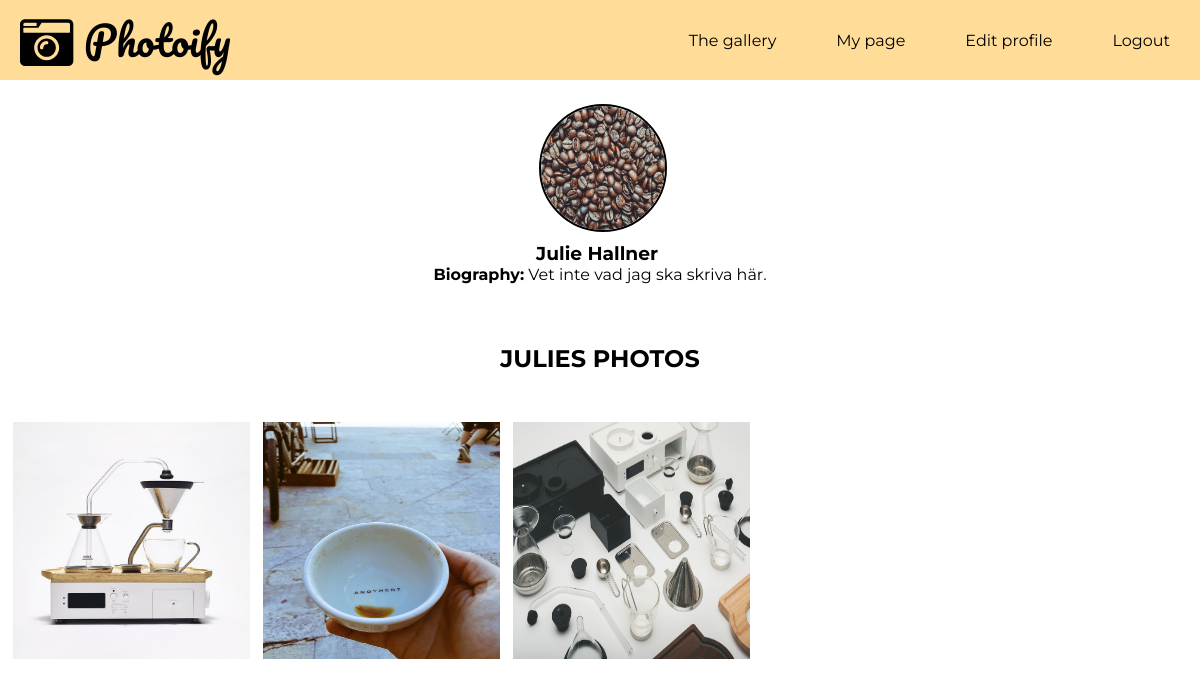
Page /visit_user.php?user_id=3 (signed in) on the committed database.
### tables this page shows
CREATE TABLE "users" (
	`user_id`	INTEGER NOT NULL PRIMARY KEY AUTOINCREMENT,
	`first_name`	TEXT NOT NULL,
	`last_name`	TEXT NOT NULL,
	`profile_pic`	TEXT DEFAULT 'default_profile.jpg',
	`email`	TEXT NOT NULL UNIQUE,
	`password`	TEXT NOT NULL,
	`bio`	TEXT
);

CREATE TABLE "posts" (
	`post_id`	INTEGER NOT NULL PRIMARY KEY AUTOINCREMENT,
	`post`	TEXT NOT NULL,
	`date`	TEXT,
	`user_id`	INTEGER,
	`content`	TEXT
);

### app/functions.php (called while the page is built, shortened)
<?php
function oneUser() {
    $config = require __DIR__.'/config.php';
    $pdo = new PDO($config['database_path']);
    $visitUser = filter_var($_GET['user_id'],FILTER_SANITIZE_STRING);
    $statement = $pdo->prepare(
        "SELECT *
        FROM users
        WHERE user_id = $visitUser");
        $statement->execute();
        $oneUser = $statement->fetch(PDO::FETCH_ASSOC);
        return $oneUser;
  }
    function visitUser() {
    $config = require __DIR__.'/config.php';
    $pdo = new PDO($config['database_path']);
    $visitUser = filter_var($_GET['user_id'],FILTER_SANITIZE_STRING);
    $newstatement = $pdo->prepare(
        "SELECT *
        FROM posts
        WHERE user_id = $visitUser
        ORDER BY date DESC");
        $newstatement->execute();
        $postsUser = $newstatement->fetchAll(PDO::FETCH_ASSOC);
        return $postsUser;
    }

### visit_user.php (the view, shortened to what this page needs)
<?php require __DIR__.'/views/header.php'; ?>
<?php if (isset($_GET['user_id'])):
    $oneUser =  oneUser();
    $postsUser = visitUser();
    endif; ?>
<article class="user-page">
    <div class="top-user-page">
        <div class="user-avatar">
            <img class="profile-pic-user" src="image/profile/<?php echo $oneUser['profile_pic'];?>" alt="avatar">
            <h3><?php echo $oneUser['first_name'].' '.$oneUser['last_name']; ?></h3>
        </div>
        <div class="user-bio">
            <p><b>Biography:</b>
            <?php echo $oneUser['bio']; ?></</p>
        </div>
    </div>
    <h1><?php echo $oneUser['first_name']?>s photos</h1>
    <div class="gallery-user-page">
        <?php foreach ($postsUser as $post): ?>
            <div class="posts">
                <img class="user-gallery-pics" src="image/post/<?php echo $post['post'];?>" alt="photoify">
                <br>
            </div>
        <?php endforeach; ?>
    </div>
</article>
<?php require __DIR__.'/views/footer.php'; ?>

### views/header.php (shortened to what this page needs)
<!DOCTYPE html>
<html lang="en">
<head>
    <link rel="stylesheet" href="https://use.fontawesome.com/releases/v5.6.3/css/all.css">
    <link rel="stylesheet" href="assets/styles/main.css">
    <link rel="stylesheet" href="assets/styles/start.css">
    <link rel="stylesheet" href="assets/styles/signup.css">
    <link rel="stylesheet" href="assets/styles/home.css">
    <link rel="stylesheet" href="assets/styles/upload_photo.css">
    <link rel="stylesheet" href="assets/styles/intro.css">
    <link rel="stylesheet" href="assets/styles/mypage.css">
    <link rel="stylesheet" href="assets/styles/visit_user.css">
    <link rel="stylesheet" href="assets/styles/settings.css">
</head>
<body>
    <div class="container">
    <?php require __DIR__.'/navigation.php'; ?>

### views/navigation.php (shortened to what this page needs)
<nav class="navbar">
        <a href="/" class="logo"><i class="fas fa-camera-retro fa-lg"></i> Photoify</a>
        <ul class="main-nav" id="js-menu">
            <li>
                <?php if (isset($_SESSION['user'])): ?>
                    <a class="nav-link" href="/">The gallery</a>
                <?php else: ?>
                    <a class="nav-link" href="/index.php">Home</a>
                <?php endif; ?>
            </li>
            <li>
                <?php if (isset($_SESSION['user'])): ?>
                    <a class="nav-link" href="/mypage.php">My page</a>
                <?php else: ?>
                    <a class="nav-link" href="/about.php">About</a>
                <?php endif; ?>
            </li>
            <li>
                <?php if (isset($_SESSION['user'])): ?>
                    <a class="nav-link" href="/myaccount.php">Edit profile</a>
                <?php endif; ?>
            </li>
            <li>
                <?php if (isset($_SESSION['user'])): ?>
                    <a class="nav-link" href="app/users/logout.php">Logout</a>
                <?php else: ?>
                    <a class="nav-link" href="/">Login</a>
                <?php endif; ?>
            </li>
        </ul>
</nav>

### views/footer.php (shortened to what this page needs)
</div>
</body>
</html>

### assets/styles/main.css (style rules this page uses)
* { box-sizing: border-box; margin: 0px; }
body { width: 100%; height: 100vh; background-color: #ffff; display:flex; flex-direction: column; font-family: 'Montserrat', sans-serif; }
body a { color: #001440; }
.container { margin: 0px; padding-bottom: 60%; width: 100%; }
.navbar { font-size: 1em; position: relative; width: inherit; background-color: #ffdd99; padding-bottom: 10px; }
.main-nav { list-style-type: none; display: none; }
.nav-link, .logo { text-decoration: none; color: #000000; }
.main-nav li { text-align: center; margin: 15px auto; }
.logo { display: inline-block; font-size: 2em; margin-left: 20px; font-family: 'Pacifico', serif; }
@media screen and (min-width: 600px) { * { box-sizing: border-box; margin: 0px; } }
@media screen and (min-width: 800px) { * { box-sizing: border-box; margin: 0px; } }
@media screen and (min-width: 800px) { .container { margin: 0px; width: 100%; padding-bottom: 5%; } }
@media screen and (min-width: 800px) { .navbar { display: flex; justify-content: space-between; padding-bottom: 0; height: 80px; align-items: center; } }
@media screen and (min-width: 800px) { .main-nav { display: flex; width: 70%; margin-right: 30px; flex-direction: row; justify-content: flex-end; } }
@media screen and (min-width: 800px) { .main-nav li { margin: 0; } }
@media screen and (min-width: 800px) { .nav-link { margin-left: 60px; } }
@media screen and (min-width: 800px) { .logo { margin-top: 0; font-size: 2.5em; } }

### assets/styles/visit_user.css (style rules this page uses)
.top-user-page { height: 30%; margin-top: 2%; margin-bottom: 2%; display: flex; flex-direction: column; align-items: center; justify-content: space-around; }
.user-bio { text-align: center; }
.profile-pic-user { height: 8em; width: 8em; border-radius: 50%; margin-right: 2%; margin-left: 2%; border: 2.5px #000000 solid; }
.user-page h1 { font-size: 1.5em; text-transform: uppercase; padding-bottom: 2%; text-align: center; margin-top: 5%; }
.user-avatar h3 { margin-top: 5%; }
.gallery-user-page { margin-top: 1%; width: 100%; display: flex; flex-direction: row; flex-wrap: wrap; align-items: center; justify-content: flex-start; }
.user-gallery-pics { width: 100px; height: 100px; padding-left: 5%; padding-top: 5%; }
@media screen and (min-width: 600px) { .user-gallery-pics { width: 150px; height: 150px; } }
@media screen and (min-width: 800px) { .user-gallery-pics { width: 250px; height: 250px; } }

### rows in the picture
users: profile_pic (picture), first_name "Julie", last_name "Hallner", bio "Vet inte vad jag ska skriva här.", first_name "JULIE"
posts: post (picture)
posts: post (picture)
posts: post (picture)
